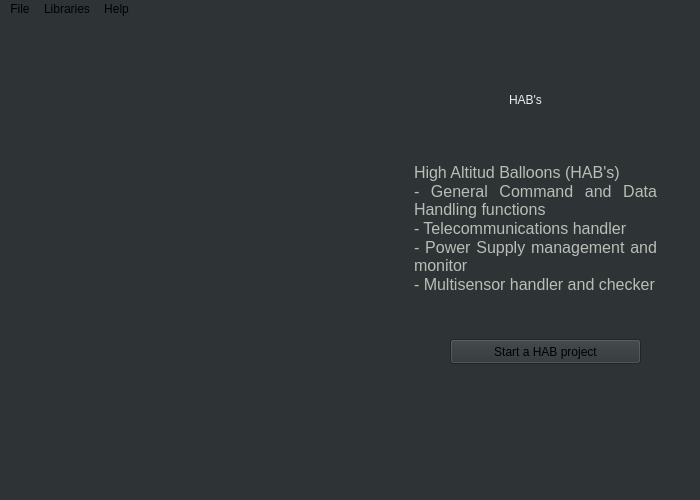
<?xml version="1.0" encoding="UTF-8"?>
<ui version="4.0">
 <class>MDE</class>
 <widget class="QMainWindow" name="MDE">
  <property name="geometry">
   <rect>
    <x>0</x>
    <y>0</y>
    <width>700</width>
    <height>500</height>
   </rect>
  </property>
  <property name="windowTitle">
   <string>Aker System - Mission Design Environment</string>
  </property>
  <property name="styleSheet">
   <string notr="true">background-color: rgb(46, 52, 54);</string>
  </property>
  <widget class="QWidget" name="centralwidget">
   <widget class="QLabel" name="zenithLogo">
    <property name="geometry">
     <rect>
      <x>50</x>
      <y>140</y>
      <width>341</width>
      <height>161</height>
     </rect>
    </property>
    <property name="text">
     <string/>
    </property>
   </widget>
   <widget class="QTextBrowser" name="textBrowser">
    <property name="geometry">
     <rect>
      <x>410</x>
      <y>140</y>
      <width>251</width>
      <height>161</height>
     </rect>
    </property>
    <property name="styleSheet">
     <string notr="true">color: rgb(186, 189, 182);
background-color: rgb(46, 52, 54);
alternate-background-color: rgb(85, 87, 83);
border-color: rgb(46, 52, 54);</string>
    </property>
    <property name="frameShape">
     <enum>QFrame::NoFrame</enum>
    </property>
    <property name="frameShadow">
     <enum>QFrame::Plain</enum>
    </property>
    <property name="verticalScrollBarPolicy">
     <enum>Qt::ScrollBarAlwaysOff</enum>
    </property>
    <property name="horizontalScrollBarPolicy">
     <enum>Qt::ScrollBarAlwaysOff</enum>
    </property>
    <property name="sizeAdjustPolicy">
     <enum>QAbstractScrollArea::AdjustToContents</enum>
    </property>
    <property name="tabChangesFocus">
     <bool>false</bool>
    </property>
    <property name="lineWrapMode">
     <enum>QTextEdit::WidgetWidth</enum>
    </property>
    <property name="lineWrapColumnOrWidth">
     <number>0</number>
    </property>
    <property name="html">
     <string>&lt;!DOCTYPE HTML PUBLIC &quot;-//W3C//DTD HTML 4.0//EN&quot; &quot;http://www.w3.org/TR/REC-html40/strict.dtd&quot;&gt;
&lt;html&gt;&lt;head&gt;&lt;meta name=&quot;qrichtext&quot; content=&quot;1&quot; /&gt;&lt;style type=&quot;text/css&quot;&gt;
p, li { white-space: pre-wrap; }
&lt;/style&gt;&lt;/head&gt;&lt;body style=&quot; font-family:'Ubuntu'; font-size:11pt; font-weight:400; font-style:normal;&quot;&gt;
&lt;p align=&quot;justify&quot; style=&quot; margin-top:0px; margin-bottom:0px; margin-left:0px; margin-right:0px; -qt-block-indent:0; text-indent:0px;&quot;&gt;&lt;span style=&quot; font-size:12pt;&quot;&gt;High Altitud Balloons (HAB's)&lt;/span&gt;&lt;/p&gt;
&lt;p align=&quot;justify&quot; style=&quot; margin-top:0px; margin-bottom:0px; margin-left:0px; margin-right:0px; -qt-block-indent:0; text-indent:0px;&quot;&gt;&lt;span style=&quot; font-size:12pt;&quot;&gt;- General Command and Data Handling functions&lt;/span&gt;&lt;/p&gt;
&lt;p align=&quot;justify&quot; style=&quot; margin-top:0px; margin-bottom:0px; margin-left:0px; margin-right:0px; -qt-block-indent:0; text-indent:0px;&quot;&gt;&lt;span style=&quot; font-size:12pt;&quot;&gt;- Telecommunications handler&lt;/span&gt;&lt;/p&gt;
&lt;p align=&quot;justify&quot; style=&quot; margin-top:0px; margin-bottom:0px; margin-left:0px; margin-right:0px; -qt-block-indent:0; text-indent:0px;&quot;&gt;&lt;span style=&quot; font-size:12pt;&quot;&gt;- Power Supply management and monitor&lt;/span&gt;&lt;/p&gt;
&lt;p align=&quot;justify&quot; style=&quot; margin-top:0px; margin-bottom:0px; margin-left:0px; margin-right:0px; -qt-block-indent:0; text-indent:0px;&quot;&gt;&lt;span style=&quot; font-size:12pt;&quot;&gt;- Multisensor handler and checker&lt;/span&gt;&lt;/p&gt;&lt;/body&gt;&lt;/html&gt;</string>
    </property>
    <property name="openLinks">
     <bool>false</bool>
    </property>
   </widget>
   <widget class="QLabel" name="label_2">
    <property name="geometry">
     <rect>
      <x>410</x>
      <y>60</y>
      <width>231</width>
      <height>41</height>
     </rect>
    </property>
    <property name="styleSheet">
     <string notr="true">color: rgb(238, 238, 236);
font: 75 italic 27pt &quot;Courier 10 Pitch&quot;;</string>
    </property>
    <property name="text">
     <string>HAB's</string>
    </property>
    <property name="alignment">
     <set>Qt::AlignCenter</set>
    </property>
   </widget>
   <widget class="QPushButton" name="pushButton">
    <property name="geometry">
     <rect>
      <x>450</x>
      <y>320</y>
      <width>191</width>
      <height>25</height>
     </rect>
    </property>
    <property name="text">
     <string>Start a HAB project</string>
    </property>
   </widget>
  </widget>
  <widget class="QMenuBar" name="menubar">
   <property name="geometry">
    <rect>
     <x>0</x>
     <y>0</y>
     <width>700</width>
     <height>22</height>
    </rect>
   </property>
   <widget class="QMenu" name="menuFile">
    <property name="title">
     <string>File</string>
    </property>
    <addaction name="actionGeneral_Infos"/>
   </widget>
   <widget class="QMenu" name="menuLibraries">
    <property name="title">
     <string>Libraries</string>
    </property>
    <addaction name="actionAdd_library"/>
    <addaction name="actionSearch_modules"/>
    <addaction name="actionSearch_functions"/>
   </widget>
   <widget class="QMenu" name="menuHelp">
    <property name="title">
     <string>Help</string>
    </property>
    <addaction name="actionAker_Documentation"/>
    <addaction name="actionTutorials"/>
    <addaction name="actionContact"/>
   </widget>
   <addaction name="menuFile"/>
   <addaction name="menuLibraries"/>
   <addaction name="menuHelp"/>
  </widget>
  <action name="actionGeneral_Infos">
   <property name="text">
    <string>General Infos</string>
   </property>
  </action>
  <action name="actionAdd_library">
   <property name="text">
    <string>Add library</string>
   </property>
  </action>
  <action name="actionSearch_modules">
   <property name="text">
    <string>Search modules</string>
   </property>
  </action>
  <action name="actionSearch_functions">
   <property name="text">
    <string>Search functions</string>
   </property>
  </action>
  <action name="actionAker_Documentation">
   <property name="text">
    <string>Aker Documentation</string>
   </property>
  </action>
  <action name="actionTutorials">
   <property name="text">
    <string>Tutorials</string>
   </property>
  </action>
  <action name="actionContact">
   <property name="text">
    <string>Contact</string>
   </property>
  </action>
 </widget>
 <resources/>
 <connections/>
</ui>
